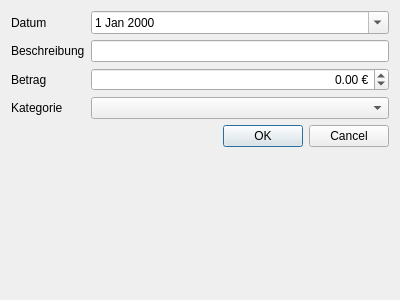
<?xml version="1.0" encoding="UTF-8"?>
<ui version="4.0">
 <class>AddAccountingEntryDialog</class>
 <widget class="QDialog" name="AddAccountingEntryDialog">
  <property name="geometry">
   <rect>
    <x>0</x>
    <y>0</y>
    <width>400</width>
    <height>300</height>
   </rect>
  </property>
  <property name="windowTitle">
   <string>Dialog</string>
  </property>
  <layout class="QFormLayout" name="formLayout">
   <item row="7" column="0" colspan="2">
    <widget class="QDialogButtonBox" name="buttonBox">
     <property name="orientation">
      <enum>Qt::Horizontal</enum>
     </property>
     <property name="standardButtons">
      <set>QDialogButtonBox::Cancel|QDialogButtonBox::Ok</set>
     </property>
    </widget>
   </item>
   <item row="1" column="0">
    <widget class="QLabel" name="label_date">
     <property name="text">
      <string>Datum</string>
     </property>
    </widget>
   </item>
   <item row="1" column="1">
    <widget class="QDateEdit" name="dateEdit_accountingDate">
     <property name="calendarPopup">
      <bool>true</bool>
     </property>
    </widget>
   </item>
   <item row="2" column="1">
    <widget class="QLineEdit" name="lineEdit_description"/>
   </item>
   <item row="2" column="0">
    <widget class="QLabel" name="label_description">
     <property name="text">
      <string>Beschreibung</string>
     </property>
    </widget>
   </item>
   <item row="4" column="1">
    <widget class="QComboBox" name="comboBox_categorie"/>
   </item>
   <item row="4" column="0">
    <widget class="QLabel" name="label_categorie">
     <property name="text">
      <string>Kategorie</string>
     </property>
    </widget>
   </item>
   <item row="3" column="0">
    <widget class="QLabel" name="label_amount">
     <property name="text">
      <string>Betrag</string>
     </property>
    </widget>
   </item>
   <item row="3" column="1">
    <widget class="QDoubleSpinBox" name="doubleSpinBox_amount">
     <property name="alignment">
      <set>Qt::AlignRight|Qt::AlignTrailing|Qt::AlignVCenter</set>
     </property>
     <property name="suffix">
      <string> €</string>
     </property>
     <property name="minimum">
      <double>-10000.000000000000000</double>
     </property>
     <property name="maximum">
      <double>10000.000000000000000</double>
     </property>
    </widget>
   </item>
  </layout>
 </widget>
 <resources/>
 <connections>
  <connection>
   <sender>buttonBox</sender>
   <signal>accepted()</signal>
   <receiver>AddAccountingEntryDialog</receiver>
   <slot>accept()</slot>
   <hints>
    <hint type="sourcelabel">
     <x>248</x>
     <y>254</y>
    </hint>
    <hint type="destinationlabel">
     <x>157</x>
     <y>274</y>
    </hint>
   </hints>
  </connection>
  <connection>
   <sender>buttonBox</sender>
   <signal>rejected()</signal>
   <receiver>AddAccountingEntryDialog</receiver>
   <slot>reject()</slot>
   <hints>
    <hint type="sourcelabel">
     <x>316</x>
     <y>260</y>
    </hint>
    <hint type="destinationlabel">
     <x>286</x>
     <y>274</y>
    </hint>
   </hints>
  </connection>
 </connections>
</ui>
